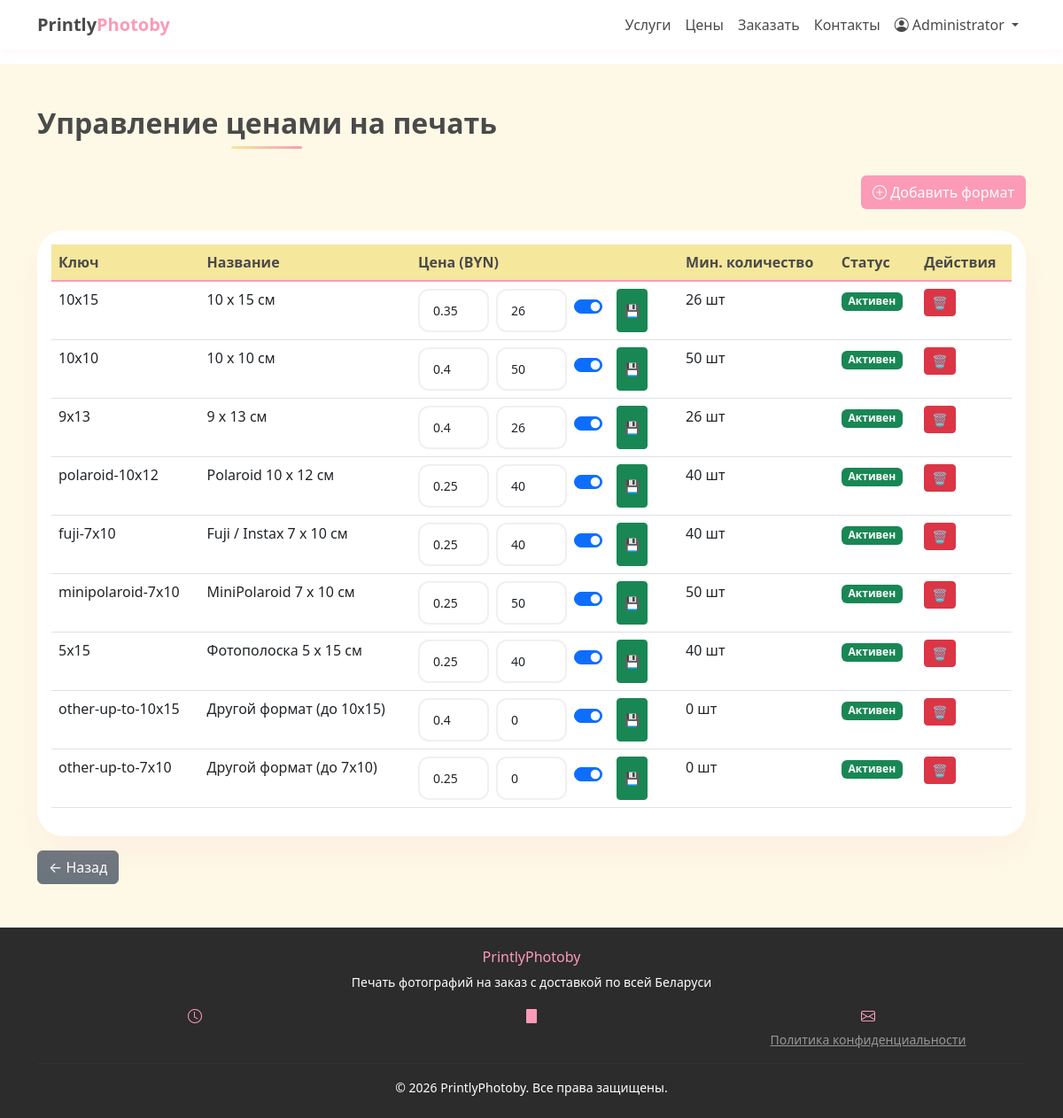
The app's page /admin/prices (signed in) with its own data.
### app_old.py (models this page shows, shortened)
class User(UserMixin, db.Model):
    id = db.Column(db.Integer, primary_key=True)
    phone = db.Column(db.String(20), unique=True, nullable=False)
    password_hash = db.Column(db.String(200), nullable=False)
    full_name = db.Column(db.String(100))
    email = db.Column(db.String(100))
    is_admin = db.Column(db.Boolean, default=False)
    sms_consent = db.Column(db.Boolean, default=False)
    privacy_consent = db.Column(db.Boolean, default=False)
    created_at = db.Column(db.DateTime, default=datetime.now)
    orders = db.relationship('Order', backref='user', lazy=True)

class Price(db.Model):
    id = db.Column(db.Integer, primary_key=True)
    format_key = db.Column(db.String(50), unique=True, nullable=False)  # 10x15, 10x10, etc.
    format_name = db.Column(db.String(100), nullable=False)  # Отображаемое имя
    price = db.Column(db.Float, nullable=False)  # Цена за штуку
    min_quantity = db.Column(db.Integer, nullable=False)  # Минимальное количество
    is_active = db.Column(db.Boolean, default=True)
    sort_order = db.Column(db.Integer, default=0)

### app_old.py (the view)
@app.route('/admin/prices')
@login_required
def admin_prices():
    if not current_user.is_admin:
        abort(403)
    prices = Price.query.order_by(Price.sort_order).all()
    return render_template('admin/prices.html', prices=prices)

### app_old.py (called while the page is built)
@login_manager.user_loader
def load_user(user_id):
    return User.query.get(int(user_id))

### templates/admin/prices.html (shortened to what this page needs)
{% extends "base.html" %}
{% block content %}
<section class="py-5 section-cream">
    <div class="container">
        <h2 class="section-title text-center">Управление ценами на печать</h2>
        <div class="mb-4 text-end">
            <button type="button" class="btn" style="background-color: var(--pink); color: white;" data-bs-toggle="modal" data-bs-target="#createPriceModal">
                <i class="bi bi-plus-circle"></i> Добавить формат
            </button>
        </div>
        <div class="card form-card">
            <div class="card-body">
                <div class="table-responsive">
                    <table class="table table-hover">
                        <thead>
                            <tr>
                                <th>Ключ</th>
                                <th>Название</th>
                                <th>Цена (BYN)</th>
                                <th>Мин. количество</th>
                                <th>Статус</th>
                                <th>Действия</th>
                            </tr>
                        </thead>
                        <tbody>
                            {% for price in prices %}
                            <tr>
                                <td>{{ price.format_key }}</td>
                                <td>{{ price.format_name }}</td>
                                <td>
                                    <form action="{{ url_for('update_price', price_id=price.id) }}" method="POST" class="d-flex gap-2">
                                        <input type="number" step="0.01" class="form-control form-control-sm" name="price" value="{{ price.price }}" style="width: 80px;" required>
                                        <input type="number" class="form-control form-control-sm" name="min_quantity" value="{{ price.min_quantity }}" style="width: 80px;">
                                        <div class="form-check form-switch mt-2">
                                            <input class="form-check-input" type="checkbox" name="is_active" {% if price.is_active %}checked{% endif %}>
                                        </div>
                                        <button type="submit" class="btn btn-sm btn-success">💾</button>
                                    </form>
                                </td>
                                <td>{{ price.min_quantity }} шт</td>
                                <td>
                                    {% if price.is_active %}
                                        <span class="badge bg-success">Активен</span>
                                    {% else %}
                                        <span class="badge bg-secondary">Неактивен</span>
                                    {% endif %}
                                </td>
                                <td>
                                    <form action="{{ url_for('delete_price', price_id=price.id) }}" method="POST" onsubmit="return confirm('Удалить формат?');" style="display: inline;">
                                        <button type="submit" class="btn btn-sm btn-danger">🗑️</button>
                                    </form>
                                </td>
                            </tr>
                            {% else %}
                            <tr>
                                <td colspan="6" class="text-center py-4">Нет данных</td>
                            </tr>
                            {% endfor %}
                        </tbody>
                    </table>
                </div>
            </div>
        </div>
        <div class="mt-3">
            <a href="{{ url_for('admin_dashboard') }}" class="btn btn-secondary">← Назад</a>
        </div>
    </div>
</section>
{% endblock %}

### templates/base.html (shortened to what this page needs)
<!doctype html>
<html lang="ru">
<head>
    <link href="{{ url_for('static', filename='css/bootstrap.min.css') }}" rel="stylesheet">
    <link rel="stylesheet" href="{{ url_for('static', filename='css/bootstrap-icons.css') }}">
    <link rel="stylesheet" href="{{ url_for('static', filename='css/style.css') }}">
</head>
<body>
    <nav class="navbar navbar-expand-lg navbar-light sticky-top">
        <div class="container">
            <a class="navbar-brand" href="{{ url_for('index') }}">
                <span>Printly</span>Photoby
            </a>
            <div class="collapse navbar-collapse" id="navbarNav">
                <ul class="navbar-nav ms-auto">
                    <li class="nav-item">
                        <a class="nav-link" href="{{ url_for('index') }}#services">Услуги</a>
                    </li>
                    <li class="nav-item">
                        <a class="nav-link" href="{{ url_for('index') }}#price">Цены</a>
                    </li>
                    <li class="nav-item">
                        <a class="nav-link" href="{{ url_for('index') }}#order">Заказать</a>
                    </li>
                    <li class="nav-item">
                        <a class="nav-link" href="{{ url_for('index') }}#contacts">Контакты</a>
                    </li>
                    {% if current_user.is_authenticated %}
                        <li class="nav-item dropdown">
                            <a class="nav-link dropdown-toggle" href="#" id="userDropdown" role="button" data-bs-toggle="dropdown">
                                <i class="bi bi-person-circle"></i> {{ current_user.full_name or current_user.phone }}
                            </a>
                        </li>
                    {% endif %}
                </ul>
            </div>
        </div>
    </nav>
    <main>
    {% block content %}{% endblock %}
</main>
   <footer class="py-4" style="background-color: #2c2c2c; color: #fff;">
    <div class="container">
        <div class="row">
            <div class="col-12 text-center mb-3">
                <h6 class="mb-2" style="color: var(--pink);">PrintlyPhotoby</h6>
                <p class="small mb-0">Печать фотографий на заказ с доставкой по всей Беларуси</p>
            </div>
        </div>
        <div class="row text-center">
            <div class="col-md-4 mb-2 mb-md-0">
                <i class="bi bi-clock" style="color: var(--pink);"></i>
            </div>
            <div class="col-md-4 mb-2 mb-md-0">
                <i class="bi bi-building" style="color: var(--pink);"></i>
            </div>
            <div class="col-md-4">
                <i class="bi bi-envelope" style="color: var(--pink);"></i>
                <p class="small mb-0 mt-1">
                    <a href="#" class="text-white-50 " data-bs-toggle="modal" data-bs-target="#privacyModal">Политика конфиденциальности</a>
                </p>
            </div>
        </div>
        <hr class="mt-3 mb-3" style="border-color: rgba(255,255,255,0.1);">
        <div class="text-center">
            <p class="mb-0 small">© 2026 PrintlyPhotoby. Все права защищены.</p>
        </div>
    </div>
</footer>
</body>
</html>

### static/css/style.css (style rules this page uses)
:root { --cream: #f5e79c; --pink: #fb9bb7; --pink-dark: #e88aa5; --cream-light: #fef9e6; }
body { background-color: #ffffff; font-family: system-ui, -apple-system, "Segoe UI", Roboto, sans-serif; }
html, body { height: 100%; margin: 0; padding: 0; }
body { display: flex; flex-direction: column; min-height: 100vh; }
main { flex: 1 0 auto; }
footer { flex-shrink: 0; width: 100%; }
.navbar { background-color: white; box-shadow: 0 2px 10px rgba(251, 155, 183, 0.1); }
.navbar-brand { color: var(--pink) !important; font-weight: 700; }
.navbar-brand span { color: #4a4a4a; }
.nav-link { color: #4a4a4a !important; font-weight: 500; transition: color 0.2s; }
.section-cream { background-color: var(--cream-light); }
.section-title { color: #4a4a4a; font-weight: 700; position: relative; display: inline-block; margin-bottom: 40px; }
.section-title:after { content: ""; position: absolute; bottom: -10px; left: 50%; transform: translateX(-50%); width: 80px; height: 3px; background: linear-gradient(90deg, var(--cream), var(--pink)); border-radius: 2px; }
.table thead th { background-color: var(--cream); color: #4a4a4a; border-bottom: 2px solid var(--pink); }
.form-card { border: none; border-radius: 30px; background: white; box-shadow: 0 20px 40px rgba(251, 155, 183, 0.1); }
.form-control, .form-select { border: 2px solid #f0f0f0; border-radius: 12px; padding: 12px 15px; }
footer { background-color: #343a40; color: white; }

### records on screen
User: full_name "Administrator"
Price: format_key "10x15", format_name "10 x 15 см", price "0.35", min_quantity "26", is_active "☑", shows "Активен"
Price: format_key "10x10", format_name "10 x 10 см", price "0.4", min_quantity "50", is_active "☑", shows "Активен"
Price: format_key "9x13", format_name "9 x 13 см", price "0.4", min_quantity "26", is_active "☑", shows "Активен"
Price: format_key "polaroid-10x12", format_name "Polaroid 10 x 12 см", price "0.25", min_quantity "40", is_active "☑", shows "Активен"
Price: format_key "fuji-7x10", format_name "Fuji / Instax 7 x 10 см", price "0.25", min_quantity "40", is_active "☑", shows "Активен"
Price: format_key "minipolaroid-7x10", format_name "MiniPolaroid 7 x 10 см", price "0.25", min_quantity "50", is_active "☑", shows "Активен"
Price: format_key "5x15", format_name "Фотополоска 5 x 15 см", price "0.25", min_quantity "40", is_active "☑", shows "Активен"
Price: format_key "other-up-to-10x15", format_name "Другой формат (до 10x15)", price "0.4", min_quantity "0", is_active "☑", shows "Активен"
Price: format_key "other-up-to-7x10", format_name "Другой формат (до 7x10)", price "0.25", min_quantity "0", is_active "☑", shows "Активен"
